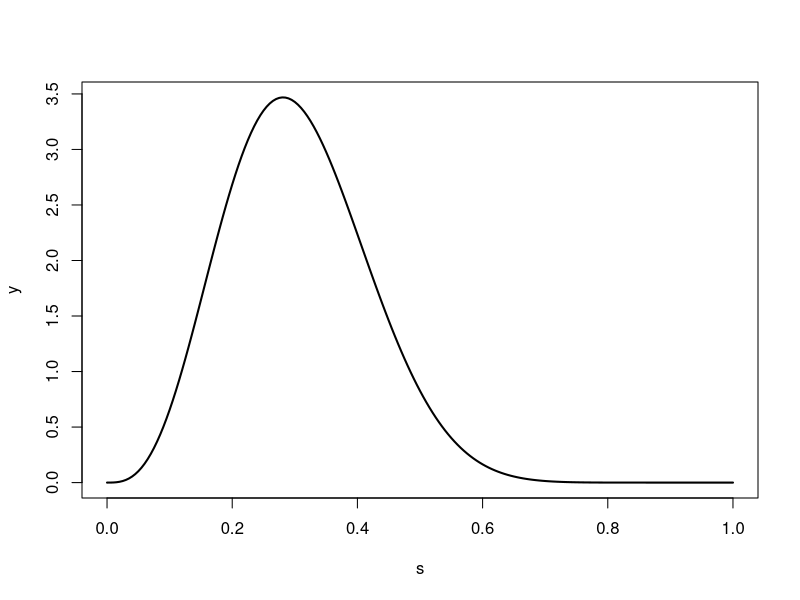
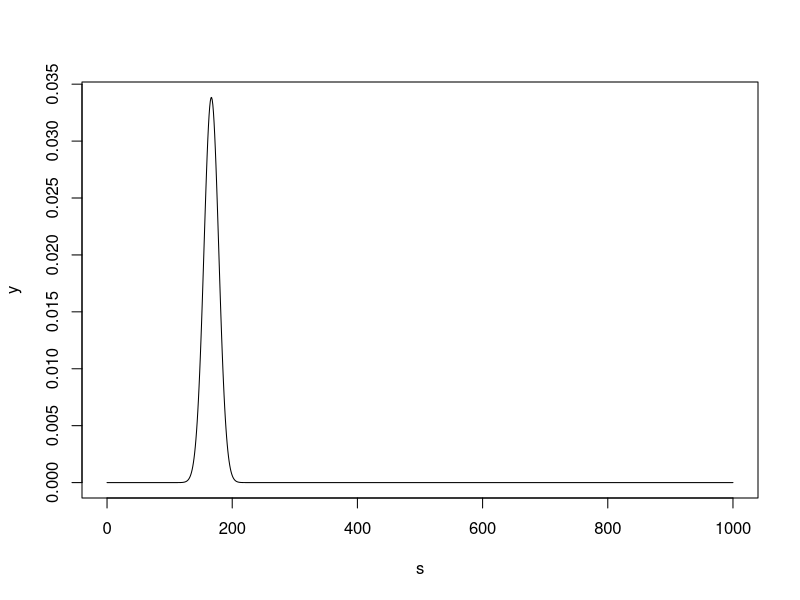
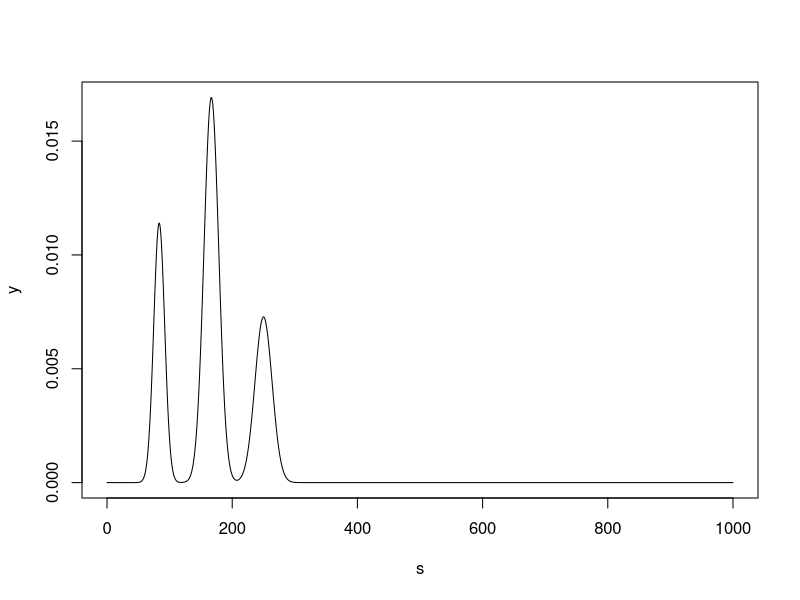

These charts were generated, in order, by the following R code:
## ---- chunk 1
s = seq(from = 0, to = 1, length = 201)
x = c(0, 1, 2)
y = sapply(s, function(j) sum(choose(10, x)*j^(x + 3)*(1 - j)^(13 - x)/beta(4, 4))/sum(choose(10, x)*beta(4 + x, 14 - x)/beta(4, 4)))
plot(s, y, type = "l", lwd = 2)
## ---- chunk 2
s = seq(from = 0, to = 1000, by = 1)
y = dnorm(s, mean = 1000/6, sd = sqrt(1000*5/36))
plot(s, y, type = "l")
## ---- chunk 3
qnorm(0.05, mean = 1000/6, sd = sqrt(1000*5/36))
qnorm(0.25, mean = 1000/6, sd = sqrt(1000*5/36))
qnorm(0.5, mean = 1000/6, sd = sqrt(1000*5/36))
qnorm(0.75, mean = 1000/6, sd = sqrt(1000*5/36))
qnorm(0.95, mean = 1000/6, sd = sqrt(1000*5/36))
## ---- chunk 4
s = seq(from = 0, to = 1000, by = 1)
y = 0.25*dnorm(s, mean = 1000/12, sd = sqrt(1000*11/(12*12))) + 0.5*dnorm(s, mean = 1000/6, sd = sqrt(1000*5/36)) + 0.25*dnorm(s, mean = 1000/4, sd = sqrt(1000*3/16))
plot(s, y, type = "l")
## ---- chunk 5
qnorm(0.2, mean = 1000/12, sd = sqrt(1000*11/144))
qnorm(0.8, mean = 1000/4, sd = sqrt(1000*3/16))
